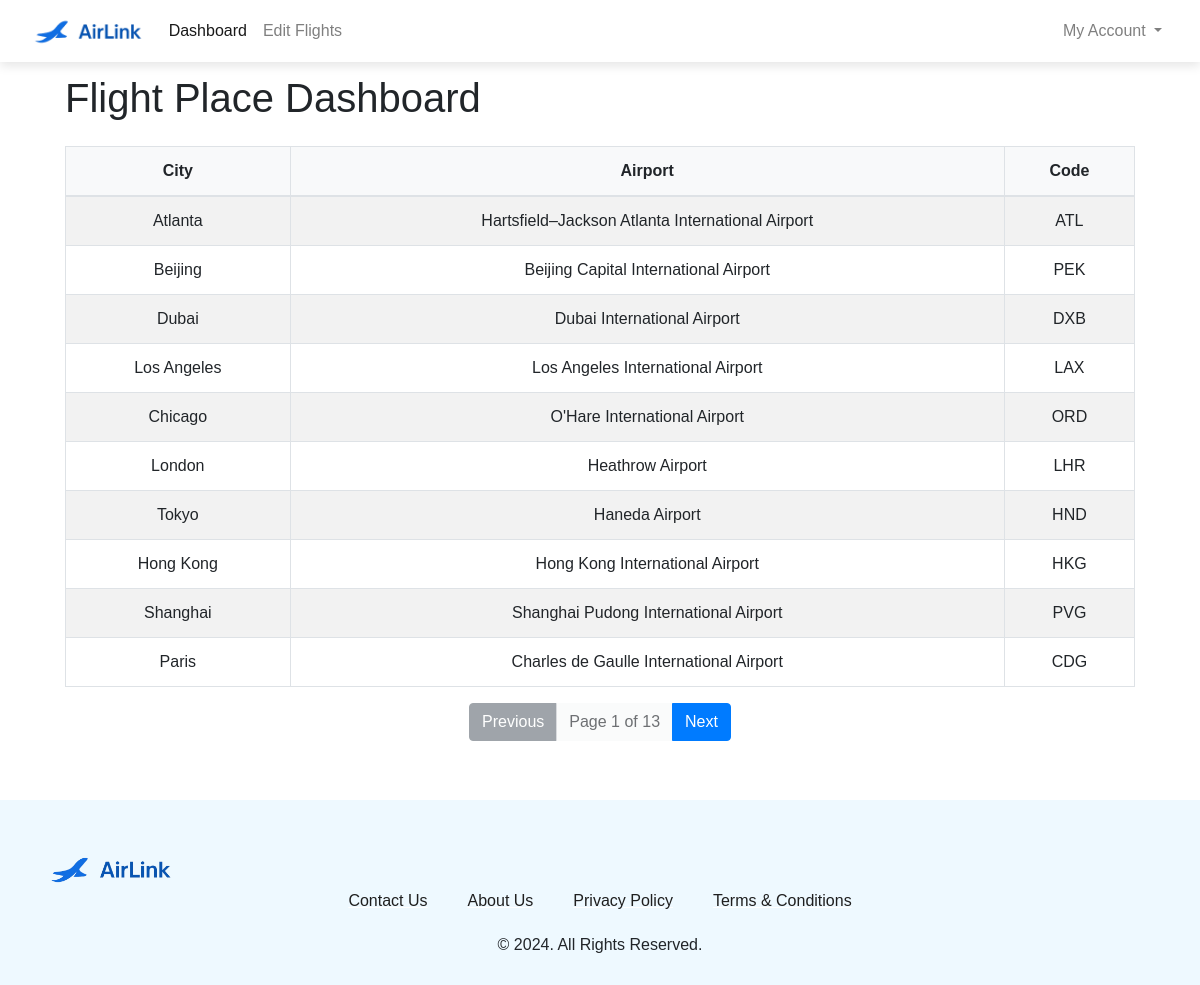
/admindashboard/ (signed in), run on the app's committed database.
### flight/models.py (models this page shows, shortened)
class Airport(models.Model):
    city = models.CharField(max_length=100)
    airport = models.CharField(max_length=255)
    code = models.CharField(max_length=10, unique=True)
    country = models.CharField(max_length=100)

### flight/views.py (the view)
# urls.py: path('admindashboard/', views.admin_dashboard, name='admindashboard'),
def admin_dashboard(request):
    if not is_admin(request.user):
        return redirect('adminlogin')
    airports = Airport.objects.all()
    paginator = Paginator(airports, 10)  # Show 10 airports per page
    page_number = request.GET.get('page')
    page_obj = paginator.get_page(page_number)
    return render(request, 'flight/admindashboard.html', {'flight_place': page_obj})

### flight/views.py (called while the page is built)
def is_admin(user):
    return user.is_authenticated and user.is_staff

### flight/templates/flight/admindashboard.html (shortened to what this page needs)
{% extends 'flight/layout3.html' %}
{% load static %}
{% block head %}
    <link rel="stylesheet" type="text/css" href="{% static 'css/dashboard.css' %}">
{% endblock head %}
{% block body %}
<section class="section section1">
    <div class="container">
        <div class="row">
            <div class="col-md-12">
                <div class="section-heading">
                    <h1 class="mt-4">Flight Place Dashboard</h1>
                </div>
                <table class="table table-bordered table-striped mt-4">
                    <thead>
                        <tr>
                            <th>City</th>
                            <th>Airport</th>
                            <th>Code</th>
                        </tr>
                    </thead>
                    <tbody>
                        {% for place in flight_place %}
                        <tr>
                            <td>{{ place.city }}</td>
                            <td>{{ place.airport }}</td>
                            <td>{{ place.code }}</td>
                        </tr>
                        {% empty %}
                        <tr>
                            <td colspan="4" class="text-center">No data available.</td>
                        </tr>
                        {% endfor %}
                    </tbody>
                </table>
                <div class="d-flex justify-content-center mt-3">
                    <div class="btn-group" role="group">
                        {% if flight_place.has_previous %}
                            <a href="?page={{ flight_place.previous_page_number }}" class="btn btn-primary">Previous</a>
                        {% else %}
                            <a class="btn btn-secondary disabled" aria-disabled="true">Previous</a>
                        {% endif %}
                        <span class="btn btn-light disabled">
                            Page {{ flight_place.number }} of {{ flight_place.paginator.num_pages }}
                        </span>
                        {% if flight_place.has_next %}
                            <a href="?page={{ flight_place.next_page_number }}" class="btn btn-primary">Next</a>
                        {% else %}
                            <a class="btn btn-secondary disabled" aria-disabled="true">Next</a>
                        {% endif %}
                    </div>
                </div>
            </div>
        </div>
    </div>
</section>
{% endblock %}

### flight/templates/flight/layout3.html (shortened to what this page needs)
{% load static %}
<!DOCTYPE html>
<html lang="en">
<head>
  <link rel="stylesheet" href="https://stackpath.bootstrapcdn.com/bootstrap/4.4.1/css/bootstrap.min.css">
  <link rel="stylesheet" href="https://use.typekit.net/cav5lva.css">
  <link rel="stylesheet" href="{% static 'css/layout_style.css' %}">
  {% block head %}
  {% endblock %}
</head>
<body>
  <div class="container-fluid">
    <nav class="navbar navbar-expand-lg navbar-light navbar-custom fixed-top">
      <a class="navbar-brand" href="{% url 'index' %}">
          <img src="{% static 'img/flyerlogo.png' %}" height="34" alt="">
      </a>
      <div class="collapse navbar-collapse" id="navbarSupportedContent">
          <ul class="navbar-nav mr-auto">
              <li class="nav-item {% if not page %}active{% endif %}">
                  <a class="nav-link" href="{% url 'admindashboard' %}">Dashboard</a>
              </li>
              <li class="nav-item {% if page == 'bookings' %}active{% endif %}">
                  <a class="nav-link" href="{% url 'manage_flights' %}">Edit Flights</a>
              </li>
          </ul>
          <ul class="navbar-nav">
              {% if not user.is_authenticated %}
                  <li class="nav-item">
                      <button class="btn btn-outline-primary" style="border-radius: 25rem;" onclick="window.location.href = '/login';">
                          <svg width="1.1em" height="1.1em" viewBox="0 1.5 16 16" class="bi bi-person-fill" fill="currentColor" xmlns="http://www.w3.org/2000/svg">
                              <path fill-rule="evenodd" d="M3 14s-1 0-1-1 1-4 6-4 6 3 6 4-1 1-1 1H3zm5-6a3 3 0 1 0 0-6 3 3 0 0 0 0 6z" />
                          </svg>
                          Login
                      </button>
                  </li>
              {% else %}
                  <li class="nav-item dropdown my-account">
                      <a class="nav-link dropdown-toggle" href="#" id="navbarDropdown" role="button" data-toggle="dropdown" aria-haspopup="true" aria-expanded="false">
                          My Account
                      </a>
                  </li>
              {% endif %}
          </ul>
      </div>
  </nav>
    <main>
      {% block body %}{% endblock %}
    </main>
    <footer>
      <div class="container">
        <div>
          <div class="logo-container">
            <img src="{% static 'img/flyerlogo.png' %}">
          </div>
          <div class="footer-content">
            <div class = "link">
              <div class="links-container">
                <a class="footer-links" href="{% url 'contact' %}">Contact Us</a>
                <a class="footer-links" href="{% url 'aboutus' %}">About Us</a>
                <a class="footer-links" href="{% url 'privacypolicy' %}">Privacy Policy</a>
                <a class="footer-links" href="{% url 'termsandconditions' %}">Terms &amp; Conditions</a>
            </div>
            </div>
        </div>
          <div class="container text-center">
            <p>© 2024. All Rights Reserved.</p>
          </div>
        </div>
      </div>
    </footer>
  </div>
</body>
</html>

### flight/static/css/layout_style.css (style rules this page uses)
body { margin: 0px; padding: 0px; font-family: "Rubik", sans-serif; font-weight: normal; font-style: normal; min-width: 250px; }
.container-fluid { padding-left: 0px; padding-right: 0px; }
.navbar { padding: .5rem 1.8rem; background-color: #fff; transition-duration: .2s; }
.section { background-size: cover; background-position: center; background-repeat: no-repeat; padding: 30px 50px; min-height: 100vh; }
footer { background-color: rgb(238, 249, 255); margin: 0; padding: 2px 0; }
footer .container > div { font-family: Barlow, sans-serif; margin: 48px 0 10px; flex-shrink: 0; max-width: 100%; overflow: hidden; }
.footer-content { padding-top: 1px; display: flex; justify-content: center; flex-direction: column; align-items: center; }
.links-container { text-align: center; display: flex; flex-direction: row; justify-content: center; flex-wrap: wrap; }
.logo-container img { width: 130px; }
.footer-links { white-space: nowrap; color: rgb(31, 31, 31); text-decoration: underline solid rgb(255, 255, 255); transition: all 0.1s ease; padding: 0 20px; }
.navbar-custom { border: 1px solid transparent; box-shadow: 0 4px 10px rgba(0, 0, 0, 0.1); transition: box-shadow 0.3s ease; }
.link { display: flex; justify-content: center !important; }
.links-container { display: flex; flex-wrap: wrap; justify-content: center; margin: 0 auto; }

### flight/static/css/dashboard.css (style rules this page uses)
.container { margin-top: 20px; }
table { width: 100%; border-collapse: collapse; }
thead th { background-color: #f8f9fa; font-weight: bold; text-align: center; }
table, th, td { border: 1px solid #dee2e6; padding: 10px; }
td { text-align: center; }
.text-center { text-align: center; }

### data on the page
Airport: city "Atlanta", airport "Hartsfield–Jackson Atlanta International Airport", code "ATL"
Airport: city "Beijing", airport "Beijing Capital International Airport", code "PEK"
Airport: city "Dubai", airport "Dubai International Airport", code "DXB"
Airport: city "Los Angeles", airport "Los Angeles International Airport", code "LAX"
Airport: city "Chicago", airport "O'Hare International Airport", code "ORD"
Airport: city "London", airport "Heathrow Airport", code "LHR"
Airport: city "Tokyo", airport "Haneda Airport", code "HND"
Airport: city "Hong Kong", airport "Hong Kong International Airport", code "HKG"
Airport: city "Shanghai", airport "Shanghai Pudong International Airport", code "PVG"
Airport: city "Paris", airport "Charles de Gaulle International Airport", code "CDG"

### other printed values
{{ flight_place.number }} "1"
{{ flight_place.paginator.num_pages }} "13"
